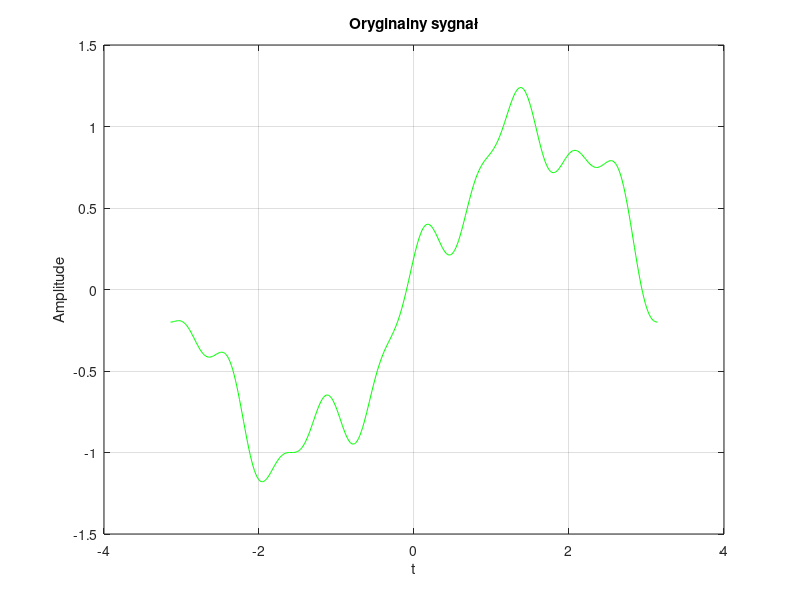
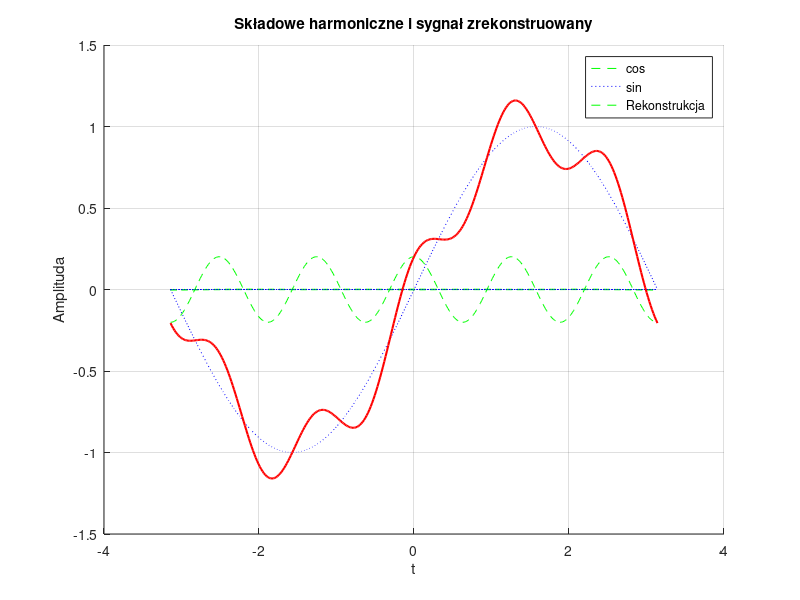
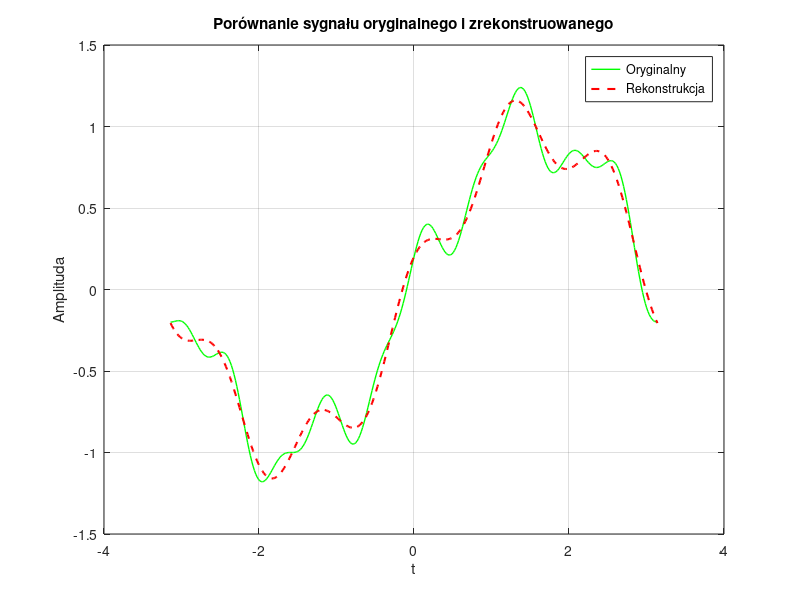
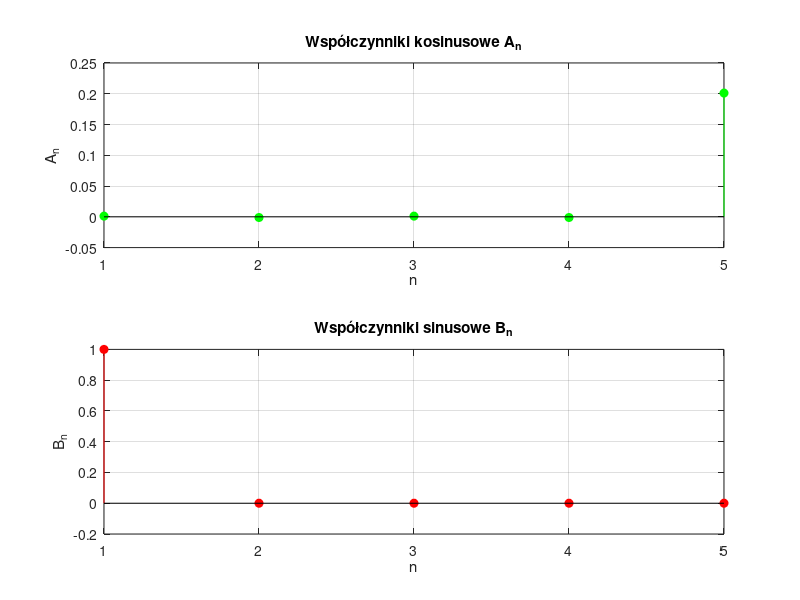

MATLAB code for these plots, in order:
%% Inicjalizacja
close all; clear all; clc;

%% Parametry
roz = 5; % liczba harmonicznych
a = -180:1:180; % przedział w stopniach
t = a * pi / 180; % zamiana na radiany
Tmax = t(end) - t(1); % okres funkcji
krok = t(2) - t(1); % krok próbkowania

%% Generowanie funkcji wejściowej
% y = sin(t) + 0.1*sin(20*t); % sygnał niestandardowy
% y = (t > 0)*2 - 1;         % sygnał prostokątny
% y = t;                     % funkcja liniowa
y = sin(t) + 0.2*cos(5*t) + 0.1*sin(10*t); % sygnał złożony

figure;
plot(t, y, 'g');
title('Oryginalny sygnał');
xlabel('t');
ylabel('Amplitude');
grid on;

exportgraphics(gcf, 'original.png', 'Resolution', 300);

%% Obliczanie współczynników Fouriera
Ao = (1/Tmax) * sum(y .* krok); % współczynnik stały
A = zeros(roz, 1); % współczynniki kosinusowe
B = zeros(roz, 1); % współczynniki sinusowe

for j = 1:roz
    A(j) = sum(y .* cos(j * 2*pi/Tmax * t)) * (2/Tmax) * krok;
    B(j) = sum(y .* sin(j * 2*pi/Tmax * t)) * (2/Tmax) * krok;
end

%% Rekonstrukcja funkcji z harmonicznych
W = Ao / 2 * ones(1, length(t)); % zaczynamy od A0/2
Skc = zeros(roz, length(t)); % kosinusowe składowe
Sks = zeros(roz, length(t)); % sinusowe składowe

for i = 1:roz
    Skc(i,:) = A(i) * cos(i * 2*pi/Tmax * t);
    Sks(i,:) = B(i) * sin(i * 2*pi/Tmax * t);
    W = W + Skc(i,:) + Sks(i,:);
end

%% Wizualizacja składowych i rekonstrukcji
figure;
hold on;
for i = 1:roz
    plot(t, Skc(i,:), 'g--'); % kosinus
    plot(t, Sks(i,:), 'b:');  % sinus
end
plot(t, W, 'r', 'LineWidth', 1.5); % rekonstrukcja
title('Składowe harmoniczne i sygnał zrekonstruowany');
xlabel('t');
ylabel('Amplituda');
legend('cos','sin','Rekonstrukcja');
grid on;
hold off;

exportgraphics(gcf, 'recon_harmon.png', 'Resolution', 300);

%% Porównanie oryginału i rekonstrukcji
figure;
plot(t, y, 'g', 'LineWidth', 1);
hold on;
plot(t, W, 'r--', 'LineWidth', 1.5);
title('Porównanie sygnału oryginalnego i zrekonstruowanego');
legend('Oryginalny', 'Rekonstrukcja');
xlabel('t');
ylabel('Amplituda');
grid on;

exportgraphics(gcf, 'comparison.png', 'Resolution', 300);

%% Wykresy współczynników A i B
figure;
subplot(2,1,1);
stem(1:roz, A, 'filled', 'g');
title('Współczynniki kosinusowe A_n');
xlabel('n'); ylabel('A_n'); grid on;

subplot(2,1,2);
stem(1:roz, B, 'filled', 'r');
title('Współczynniki sinusowe B_n');
xlabel('n'); ylabel('B_n'); grid on;

exportgraphics(gcf, 'coeff.png', 'Resolution', 300);

%% Widmo amplitudowe
figure;
stem(1:roz, sqrt(A.^2 + B.^2), 'filled', 'k');
title('Widmo amplitudowe |C_n|');
xlabel('n'); ylabel('|C_n|');
grid on;

exportgraphics(gcf, 'spectrum.png', 'Resolution', 300);
